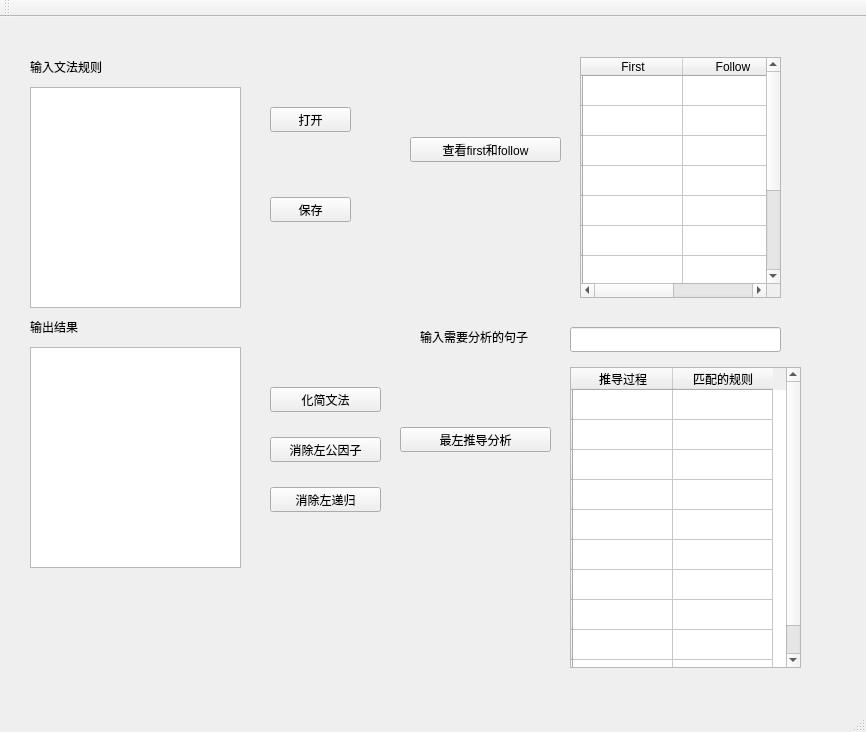
<?xml version="1.0" encoding="UTF-8"?>
<ui version="4.0">
 <class>MainWindow</class>
 <widget class="QMainWindow" name="MainWindow">
  <property name="geometry">
   <rect>
    <x>0</x>
    <y>0</y>
    <width>866</width>
    <height>732</height>
   </rect>
  </property>
  <property name="windowTitle">
   <string>MainWindow</string>
  </property>
  <widget class="QWidget" name="centralWidget">
   <widget class="QTextEdit" name="textEdit">
    <property name="geometry">
     <rect>
      <x>30</x>
      <y>70</y>
      <width>211</width>
      <height>221</height>
     </rect>
    </property>
   </widget>
   <widget class="QTextEdit" name="textEdit_2">
    <property name="geometry">
     <rect>
      <x>30</x>
      <y>330</y>
      <width>211</width>
      <height>221</height>
     </rect>
    </property>
   </widget>
   <widget class="QPushButton" name="pushButton">
    <property name="geometry">
     <rect>
      <x>270</x>
      <y>90</y>
      <width>81</width>
      <height>25</height>
     </rect>
    </property>
    <property name="text">
     <string>打开</string>
    </property>
   </widget>
   <widget class="QPushButton" name="pushButton_2">
    <property name="geometry">
     <rect>
      <x>270</x>
      <y>180</y>
      <width>81</width>
      <height>25</height>
     </rect>
    </property>
    <property name="text">
     <string>保存</string>
    </property>
   </widget>
   <widget class="QPushButton" name="button_simplify">
    <property name="geometry">
     <rect>
      <x>270</x>
      <y>370</y>
      <width>111</width>
      <height>25</height>
     </rect>
    </property>
    <property name="text">
     <string>化简文法</string>
    </property>
   </widget>
   <widget class="QPushButton" name="pb_erase_LF">
    <property name="geometry">
     <rect>
      <x>270</x>
      <y>420</y>
      <width>111</width>
      <height>25</height>
     </rect>
    </property>
    <property name="text">
     <string>消除左公因子</string>
    </property>
   </widget>
   <widget class="QPushButton" name="pb_erase_LR">
    <property name="geometry">
     <rect>
      <x>270</x>
      <y>470</y>
      <width>111</width>
      <height>25</height>
     </rect>
    </property>
    <property name="text">
     <string>消除左递归</string>
    </property>
   </widget>
   <widget class="QPushButton" name="pb_get_ff">
    <property name="geometry">
     <rect>
      <x>410</x>
      <y>120</y>
      <width>151</width>
      <height>25</height>
     </rect>
    </property>
    <property name="text">
     <string>查看first和follow</string>
    </property>
   </widget>
   <widget class="QPushButton" name="pb_left_translation">
    <property name="geometry">
     <rect>
      <x>400</x>
      <y>410</y>
      <width>151</width>
      <height>25</height>
     </rect>
    </property>
    <property name="text">
     <string>最左推导分析</string>
    </property>
   </widget>
   <widget class="QTableWidget" name="first_follow">
    <property name="geometry">
     <rect>
      <x>580</x>
      <y>40</y>
      <width>201</width>
      <height>241</height>
     </rect>
    </property>
    <row>
     <property name="text">
      <string/>
     </property>
    </row>
    <row>
     <property name="text">
      <string/>
     </property>
    </row>
    <row>
     <property name="text">
      <string/>
     </property>
    </row>
    <row>
     <property name="text">
      <string/>
     </property>
    </row>
    <row>
     <property name="text">
      <string/>
     </property>
    </row>
    <row>
     <property name="text">
      <string/>
     </property>
    </row>
    <row>
     <property name="text">
      <string/>
     </property>
    </row>
    <row>
     <property name="text">
      <string/>
     </property>
    </row>
    <row>
     <property name="text">
      <string/>
     </property>
    </row>
    <row>
     <property name="text">
      <string/>
     </property>
    </row>
    <column>
     <property name="text">
      <string>First</string>
     </property>
    </column>
    <column>
     <property name="text">
      <string>Follow</string>
     </property>
    </column>
   </widget>
   <widget class="QTableWidget" name="analysis_process">
    <property name="geometry">
     <rect>
      <x>570</x>
      <y>350</y>
      <width>231</width>
      <height>301</height>
     </rect>
    </property>
    <row>
     <property name="text">
      <string/>
     </property>
    </row>
    <row>
     <property name="text">
      <string/>
     </property>
    </row>
    <row>
     <property name="text">
      <string/>
     </property>
    </row>
    <row>
     <property name="text">
      <string/>
     </property>
    </row>
    <row>
     <property name="text">
      <string/>
     </property>
    </row>
    <row>
     <property name="text">
      <string/>
     </property>
    </row>
    <row>
     <property name="text">
      <string/>
     </property>
    </row>
    <row>
     <property name="text">
      <string/>
     </property>
    </row>
    <row>
     <property name="text">
      <string/>
     </property>
    </row>
    <row>
     <property name="text">
      <string/>
     </property>
    </row>
    <column>
     <property name="text">
      <string>推导过程</string>
     </property>
    </column>
    <column>
     <property name="text">
      <string>匹配的规则</string>
     </property>
    </column>
   </widget>
   <widget class="QLineEdit" name="lineEdit">
    <property name="geometry">
     <rect>
      <x>570</x>
      <y>310</y>
      <width>211</width>
      <height>25</height>
     </rect>
    </property>
   </widget>
   <widget class="QLabel" name="label">
    <property name="geometry">
     <rect>
      <x>420</x>
      <y>310</y>
      <width>141</width>
      <height>20</height>
     </rect>
    </property>
    <property name="text">
     <string>输入需要分析的句子</string>
    </property>
   </widget>
   <widget class="QLabel" name="label_2">
    <property name="geometry">
     <rect>
      <x>30</x>
      <y>300</y>
      <width>141</width>
      <height>20</height>
     </rect>
    </property>
    <property name="text">
     <string>输出结果</string>
    </property>
   </widget>
   <widget class="QLabel" name="label_3">
    <property name="geometry">
     <rect>
      <x>30</x>
      <y>40</y>
      <width>141</width>
      <height>20</height>
     </rect>
    </property>
    <property name="text">
     <string>输入文法规则</string>
    </property>
   </widget>
  </widget>
  <widget class="QMenuBar" name="menuBar">
   <property name="geometry">
    <rect>
     <x>0</x>
     <y>0</y>
     <width>866</width>
     <height>28</height>
    </rect>
   </property>
  </widget>
  <widget class="QToolBar" name="mainToolBar">
   <attribute name="toolBarArea">
    <enum>TopToolBarArea</enum>
   </attribute>
   <attribute name="toolBarBreak">
    <bool>false</bool>
   </attribute>
  </widget>
  <widget class="QStatusBar" name="statusBar"/>
 </widget>
 <layoutdefault spacing="6" margin="11"/>
 <resources/>
 <connections/>
</ui>
